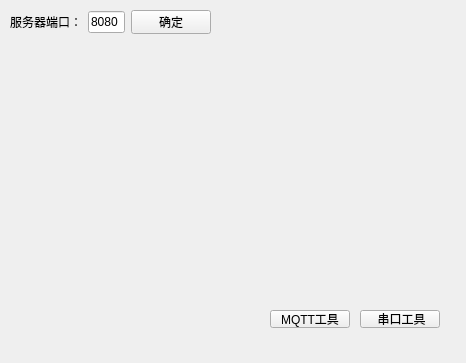
<?xml version="1.0" encoding="UTF-8"?>
<ui version="4.0">
 <class>SettingForm</class>
 <widget class="QWidget" name="SettingForm">
  <property name="geometry">
   <rect>
    <x>0</x>
    <y>0</y>
    <width>466</width>
    <height>363</height>
   </rect>
  </property>
  <property name="windowTitle">
   <string>Form</string>
  </property>
  <widget class="QWidget" name="layoutWidget">
   <property name="geometry">
    <rect>
     <x>10</x>
     <y>10</y>
     <width>201</width>
     <height>24</height>
    </rect>
   </property>
   <layout class="QHBoxLayout" name="horizontalLayout">
    <item>
     <widget class="QLabel" name="label">
      <property name="text">
       <string>服务器端口：</string>
      </property>
     </widget>
    </item>
    <item>
     <widget class="QLineEdit" name="lineEdit">
      <property name="text">
       <string>8080</string>
      </property>
     </widget>
    </item>
    <item>
     <widget class="QPushButton" name="pushButton">
      <property name="text">
       <string>确定</string>
      </property>
     </widget>
    </item>
   </layout>
  </widget>
  <widget class="QPushButton" name="SerialFormBtn">
   <property name="geometry">
    <rect>
     <x>360</x>
     <y>310</y>
     <width>80</width>
     <height>18</height>
    </rect>
   </property>
   <property name="text">
    <string> 串口工具</string>
   </property>
  </widget>
  <widget class="QPushButton" name="MQTTFormBtn">
   <property name="geometry">
    <rect>
     <x>270</x>
     <y>310</y>
     <width>80</width>
     <height>18</height>
    </rect>
   </property>
   <property name="text">
    <string>MQTT工具</string>
   </property>
  </widget>
 </widget>
 <resources/>
 <connections/>
</ui>
